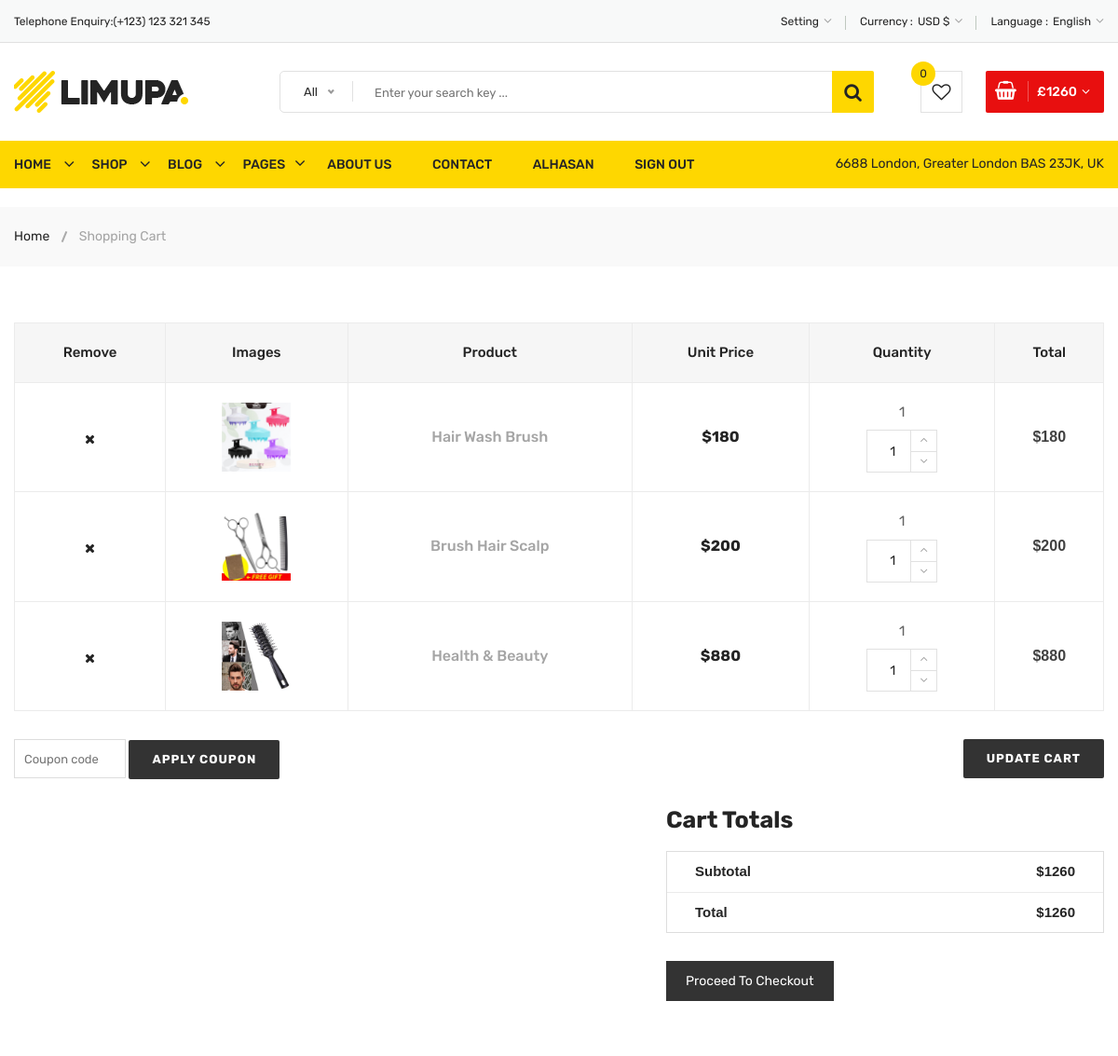
The page /shopping_cart (signed in, upper part) on the database as committed earlier.
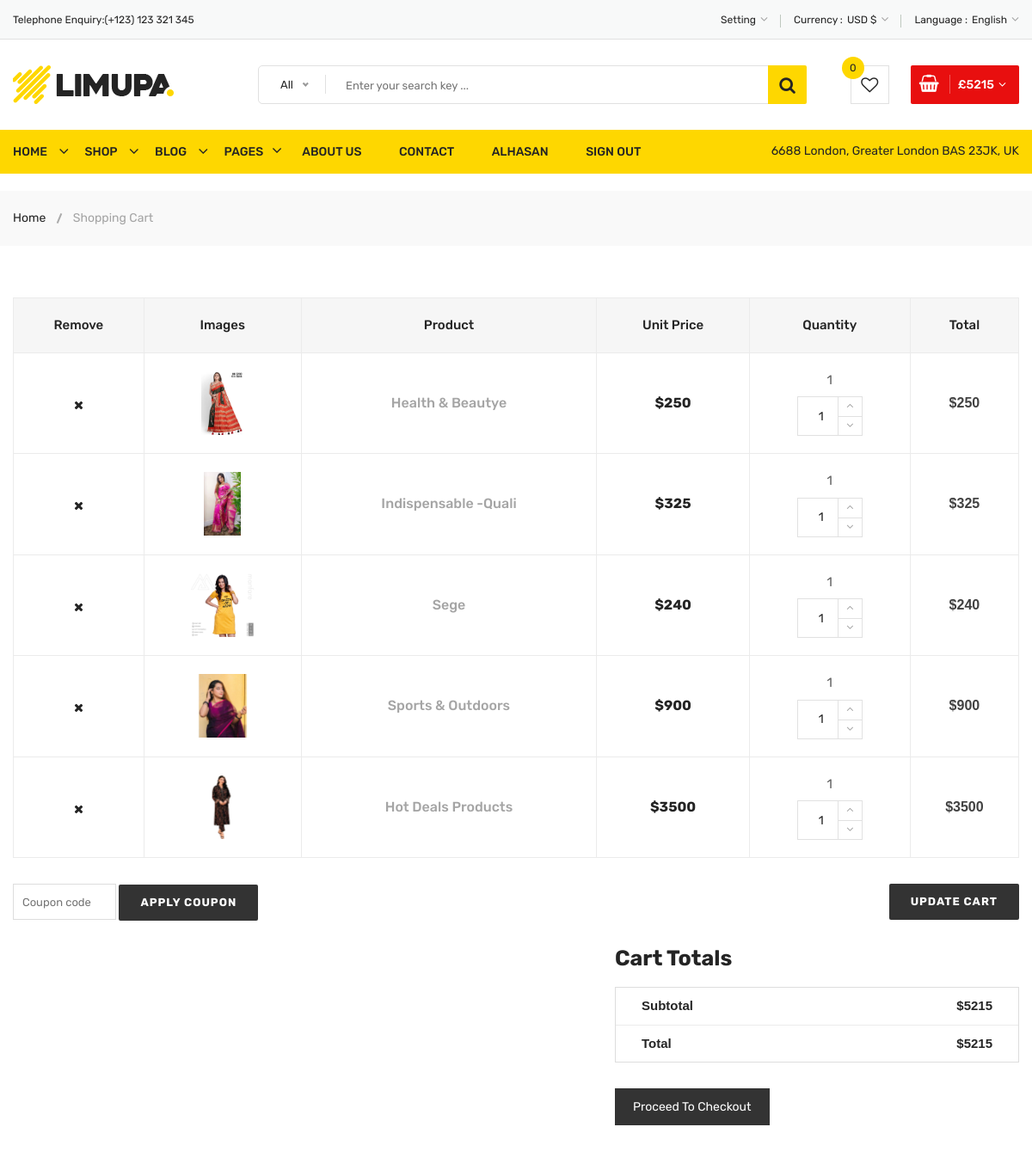
The same page on the database as committed later.
### products/models.py (models this page shows, shortened)
class card(models.Model):
    user = models.ForeignKey(User,on_delete=models.CASCADE)
    product = models.ForeignKey(product_all,on_delete=models.CASCADE)
    quantity = models.PositiveIntegerField(default=1)

class product_all(models.Model):
    name = models.CharField(max_length=20)
    image = models.ImageField(upload_to='product_picture/')
    old_price = models.PositiveIntegerField()
    new_price = models.PositiveIntegerField()
    description = models.TextField(max_length=250)
    category = models.ForeignKey(category, on_delete=models.CASCADE)
    quantity = models.PositiveIntegerField()

### home/views.py (the view)
# urls.py: path('shopping_cart',shopping_cart,name='shopping_cart'),
def shopping_cart(request):
    user = request.user
    if user.is_authenticated:
        all_cart = card.objects.filter(user=user)
        total =0
        for i in all_cart:
            subtotal = i.product.new_price*i.quantity
            total+=subtotal
    return render(request,'home/shopping-cart.html',locals())

### templates/home/shopping-cart.html (shortened to what this page needs)
{% extends './base.html' %}
{% load static %}
{% block body %}
        <div class="body-wrapper">
            <div class="breadcrumb-area">
                <div class="container">
                    <div class="breadcrumb-content">
                        <ul>
                            <li><a href="{% url 'home'%}">Home</a></li>
                            <li class="active">Shopping Cart</li>
                        </ul>
                    </div>
                </div>
            </div>
            <div class="Shopping-cart-area pt-60 pb-60">
                <div class="container">
                    <div class="row">
                        <div class="col-12">
                            <form action="#">
                                <div class="table-content table-responsive">
                                    <table class="table">
                                        <thead>
                                            <tr>
                                                <th class="li-product-remove">remove</th>
                                                <th class="li-product-thumbnail">images</th>
                                                <th class="cart-product-name">Product</th>
                                                <th class="li-product-price">Unit Price</th>
                                                <th class="li-product-quantity">Quantity</th>
                                                <th class="li-product-subtotal">Total</th>
                                            </tr>
                                        </thead>
                                        <tbody>
                                            {% for i in all_cart %}
                                            <tr>
                                                <td class="li-product-remove"><a href="{% url 'remove_cart' i.id %}"><i class="fa fa-times"></i></a></td>
                                                <td class="li-product-thumbnail"><a href="#"><img style="max-height: 74px;" src="{{i.product.image.url}}"></a></td>
                                                <td class="li-product-name"><a href="#">{{i.product.name}}</a></td>
                                                <td class="li-product-price"><span class="amount">${{i.product.new_price}}</span></td>
                                                <td class="quantity">
                                                    <label>{{i.quantity}}</label>
                                                    <div class="cart-plus-minus">
                                                        <input class="cart-plus-minus-box" value="{{i.quantity}}" type="text">
                                                        <div class="dec qtybutton"><a href="{% url 'inc_qtybutton' i.id %}"><i class="fa fa-angle-down"></i></a></div>
                                                        <div class="inc qtybutton"><a href="{% url 'dec_qtybutton' i.id %}"><i class="fa fa-angle-up"></i></a></div>
                                                    </div>
                                                </td>
                                                <td class="product-subtotal"><span class="amount">${% widthratio i.product.new_price 1 i.quantity %}</span></td>
                                            </tr>
                                            {% endfor %}
                                        </tbody>
                                    </table>
                                </div>
                                <div class="row">
                                    <div class="col-12">
                                        <div class="coupon-all">
                                            <div class="coupon">
                                                <input id="coupon_code" class="input-text" name="coupon_code" value="" placeholder="Coupon code" type="text">
                                                <input class="button" name="apply_coupon" value="Apply coupon" type="submit">
                                            </div>
                                            <div class="coupon2">
                                                <input class="button" name="update_cart" value="Update cart" type="submit">
                                            </div>
                                        </div>
                                    </div>
                                </div>
                                <div class="row">
                                    <div class="col-md-5 ml-auto">
                                        <div class="cart-page-total">
                                            <h2>Cart totals</h2>
                                            <ul>
                                                <li>Subtotal <span>${{total}}</span></li>
                                                <li>Total <span>${{total}}</span></li>
                                            </ul>
                                            <a href="{% url 'checkout' %}">Proceed to checkout</a>
                                        </div>
                                    </div>
                                </div>
                            </form>
                        </div>
                    </div>
                </div>
            </div>
        </div>
{% endblock %}

### templates/home/base.html (shortened to what this page needs)
<!doctype html>
{% load static %}
<html class="no-js" lang="zxx">
<head>
    <link rel="stylesheet" href="{% static 'css/material-design-iconic-font.min.css' %}">
    <link rel="stylesheet" href="{% static 'css/font-awesome.min.css' %}">
    <link rel="stylesheet" href="{% static 'css/fontawesome-stars.css' %}">
    <link rel="stylesheet" href="{% static 'css/meanmenu.css' %}">
    <link rel="stylesheet" href="{% static 'css/owl.carousel.min.css' %}">
    <link rel="stylesheet" href="{% static 'css/slick.css' %}">
    <link rel="stylesheet" href="{% static 'css/animate.css' %}">
    <link rel="stylesheet" href="{% static 'css/jquery-ui.min.css' %}">
    <link rel="stylesheet" href="{% static 'css/venobox.css' %}">
    <link rel="stylesheet" href="{% static 'css/nice-select.css' %}">
    <link rel="stylesheet" href="{% static 'css/magnific-popup.css' %}">
    <link rel="stylesheet" href="{% static 'css/bootstrap.min.css' %}">
    <link rel="stylesheet" href="{% static 'css/helper.css' %}">
    <link rel="stylesheet" href="{% static 'css/alcs.css' %}">
    <link rel="stylesheet" href="{% static 'css/responsive.css' %}">
</head>
<body>
    <div class="body-wrapper">
        <header>
            <div class="header-top">
                <div class="container">
                    <div class="row">
                        <div class="col-lg-3 col-md-4">
                            <div class="header-top-left">
                                <ul class="phone-wrap">
                                    <li><span>Telephone Enquiry:</span><a href="#">(+123) 123 321 345</a></li>
                                </ul>
                            </div>
                        </div>
                        <div class="col-lg-9 col-md-8">
                            <div class="header-top-right">
                                <ul class="ht-menu">
                                    <li>
                                        <div class="ht-setting-trigger"><span>Setting</span></div>
                                    </li>
                                    <li>
                                        <span class="currency-selector-wrapper">Currency :</span>
                                        <div class="ht-currency-trigger"><span>USD $</span></div>
                                    </li>
                                    <li>
                                        <span class="language-selector-wrapper">Language :</span>
                                        <div class="ht-language-trigger"><span>English</span></div>
                                    </li>
                                </ul>
                            </div>
                        </div>
                    </div>
                </div>
            </div>
            <div class="header-middle pl-sm-0 pr-sm-0 pl-xs-0 pr-xs-0">
                <div class="container">
                    <div class="row">
                        <div class="col-lg-3">
                            <div class="logo pb-sm-30 pb-xs-30">
                                <a href="index.html">
                                    <img src="{%static 'images/menu/logo/1.jpg'%}" alt="">
                                </a>
                            </div>
                        </div>
                        <div class="col-lg-9 pl-0 ml-sm-15 ml-xs-15">
                            <form action="#" class="hm-searchbox">
                                <input type="text" placeholder="Enter your search key ...">
                                <button class="li-btn" type="submit"><i class="fa fa-search"></i></button>
                            </form>
                            <div class="header-middle-right">
                                <ul class="hm-menu">
                                    <li class="hm-wishlist">
                                        <a href="wishlist.html">
                                            <span class="cart-item-count wishlist-item-count">0</span>
                                            <i class="fa fa-heart-o"></i>
                                        </a>
                                    </li>
                                    <li class="hm-minicart">
                                        <div class="hm-minicart-trigger">
                                            <span class="item-text">£{{total}}
                                            </span>
                                        </div>
                                    </li>
                                </ul>
                            </div>
                        </div>
                    </div>
                </div>
            </div>
            <div class="header-bottom header-sticky d-none d-lg-block">
                <div class="container">
                    <div class="row">
                        <div class="col-lg-12">
                            <div class="hb-menu hb-menu-2 d-xl-block">
                                <nav>
                                    <ul>
                                        <li class="dropdown-holder"><a href="{%url 'home' %}">Home</a></li>
                                        <li class="megamenu-holder"><a href="shop-left-sidebar.html">Shop</a>
                                        </li>
                                        <li class="dropdown-holder"><a href="blog-left-sidebar.html">Blog</a>
                                        </li>
                                        <li class="megamenu-static-holder"><a href="index.html">Pages</a>
                                        </li>
                                        <li><a href="about-us.html">About Us</a></li>
                                        <li><a href="contact.html">Contact</a></li>
                                        {% if user.is_authenticated %}
                                        <li><a href="{% url 'signup' %}">{{user.username}}</a></li>
                                        <li><a href="{% url 'signout' %}">Sign out</a></li>
                                        {% else %}
                                        <li><a href="{% url 'signin' %}">Sign In </a></li>
                                        <li><a href="{% url 'signup' %}">Sign Up</a></li>
                                        {% endif %}
                                        <li class="hb-info f-right p-0 d-sm-none d-lg-block">
                                            <span>6688 London, Greater London BAS 23JK, UK</span>
                                        </li>
                                    </ul>
                                </nav>
                            </div>
                        </div>
                    </div>
                </div>
            </div>
        </header>
        {% block body %}{% endblock %}
    </div>
</body>
</html>

### static/css/responsive.css (style rules this page uses)
@media (min-width: 1200px) and (max-width: 1500px) { .container { max-width: 1170px; padding-left: 0; padding-right: 0; } }

Rows that differ between the two databases and show on the page:
removed card: product.image (picture), product.name "Hair Wash Brush", product.new_price "180", quantity "1", product+quantity "180"
removed card: product.image (picture), product.name "Brush Hair Scalp", product.new_price "200", quantity "1", product+quantity "200"
removed card: product.image (picture), product.name "Health & Beauty", product.new_price "880", quantity "1", product+quantity "880"
added card: product.image (picture), product.name "Health & Beautye", product.new_price "250", quantity "1", product+quantity "250"
added card: product.image (picture), product.name "Indispensable -Quali", product.new_price "325", quantity "1", product+quantity "325"
added card: product.image (picture), product.name "Sege", product.new_price "240", quantity "1", product+quantity "240"
added card: product.image (picture), product.name "Sports & Outdoors", product.new_price "900", quantity "1", product+quantity "900"
added card: product.image (picture), product.name "Hot Deals Products", product.new_price "3500", quantity "1", product+quantity "3500"
Other text that changed with them:
{{ total }}: "1260" → "5215"
